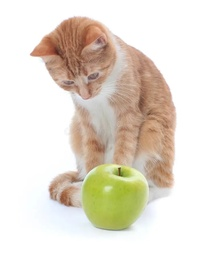
#> input picture Images/cat.jpg, 207 x 256 px, shrunk from 729 x 900 before the run, found by its file name
$ python test_match_sift.py
#> lines starting #> are read from the running program, lines starting #| are printed output that depends on the picture; after the words box and inside, x2 and y2 are one past the last pixel; in counts of white or black regions, pixels touching at a corner belong together
### SIFT.py
import cv2 as cv
import numpy as np
import math
from scipy import ndimage

class SIFT:
    def __init__(self, image):
        """Initialize SIFT detector with an input image"""
        self.original_image = image  # Store original color image
        self.image = cv.cvtColor(image, cv.COLOR_BGR2GRAY).astype(np.float32)  # Convert to grayscale and float32

    def generate_base_image(self, image, sigma=1.6, assum_blur=0.5):
        """Generate base image by upscaling and applying initial blur"""
        image = cv.resize(image, (0, 0), fx=2, fy=2)  # Double the image size
        # Calculate required sigma to achieve desired initial blur
        sigma_diff = max(math.sqrt((sigma**2) - 2*(assum_blur**2)), 0.01)
        return cv.GaussianBlur(image, (0, 0), sigmaX=sigma_diff, sigmaY=sigma_diff)

    def get_sigmas_per_octave(self, sigma, num_intervals):
        """Calculate sigma values for each image in an octave"""
        num_images_per_octave = num_intervals + 3  # Need 3 extra images for DoG
        k = 2 ** (1 / num_intervals)  # Scale factor between consecutive images
        sigmas = np.zeros(num_images_per_octave)
        sigmas[0] = sigma  # First image uses base sigma

        for i in range(1, num_images_per_octave):
            prev_sigma = sigma * (k ** (i - 1))  # Previous sigma value
            sigma_total = prev_sigma * k  # Desired total sigma
            # Calculate incremental sigma needed for this blur
            sigmas[i] = math.sqrt(sigma_total**2 - prev_sigma**2)

        return sigmas

    def generate_gaussian_images(self, base_image, num_octaves=4, num_intervals=3, sigma=1.6):
        """Generate Gaussian pyramid with multiple octaves"""
        sigmas = self.get_sigmas_per_octave(sigma, num_intervals)
        gaussian_images = []

        for _ in range(num_octaves):
            gaussian_images_per_octave = [base_image]  # Start with base image
            for sigma in sigmas[1:]:
                # Apply Gaussian blur with calculated sigma
                image = cv.GaussianBlur(base_image, (0, 0), sigmaX=sigma, sigmaY=sigma)
                gaussian_images_per_octave.append(image)

            gaussian_images.append(gaussian_images_per_octave)
            # Prepare base image for next octave by downsampling
            base_image = gaussian_images_per_octave[3]  # Use third image for next octave
            base_image = cv.resize(base_image, (base_image.shape[1] // 2, base_image.shape[0] // 2), interpolation=cv.INTER_NEAREST)

        return gaussian_images

    def generate_dog_images(self):
        """Generate Difference of Gaussian (DoG) pyramid"""
        base_image = self.generate_base_image(self.image)
        gaussian_pyramid = self.generate_gaussian_images(base_image)
        dog_pyramid = []

        for octave in gaussian_pyramid:
            dog_images = []
            for i in range(1, len(octave)):
                # Subtract consecutive Gaussian images to get DoG
                dog = cv.subtract(octave[i], octave[i - 1])
                dog_images.append(dog)
            dog_pyramid.append(dog_images)

        return dog_pyramid

    def find_scale_space_extrema(self, contrast_threshold=0.03):
        """Find keypoints by detecting extrema in scale space"""
        keypoints = []
        dog_pyramid = self.generate_dog_images()

        # Iterate through each octave and scale
        for octave_idx, octave in enumerate(dog_pyramid):
            for scale_idx in range(1, len(octave) - 1):
                prev_img = octave[scale_idx - 1]
                curr_img = octave[scale_idx]
                next_img = octave[scale_idx + 1]

                height, width = curr_img.shape

                # Check each pixel (except borders) for extrema
                for y in range(1, height - 1):
                    for x in range(1, width - 1):
                        value = curr_img[y, x]
                        if abs(value) < contrast_threshold:
                            continue  # Skip low-contrast points

                        # Get 3x3x3 neighborhood
                        patch_prev = prev_img[y - 1:y + 2, x - 1:x + 2]
                        patch_curr = curr_img[y - 1:y + 2, x - 1:x + 2]
                        patch_next = next_img[y - 1:y + 2, x - 1:x + 2]

                        cube = np.stack([patch_prev, patch_curr, patch_next]).flatten()
                        center_value = cube[13]  # Center of the 3x3x3 cube
                        neighbors = np.delete(cube, 13)  # All neighbors except center

                        # Check if center is extrema (max or min)
                        if center_value > np.max(neighbors) or center_value < np.min(neighbors):
                            refined = self.refine_keypoint(dog_pyramid, octave_idx, scale_idx, x, y)
                            if refined is None or refined[0] is None:
                                continue
                            refined_x, refined_y, refined_scale = refined
                            # Reject edge-like keypoints
                            if self.is_edge_like(curr_img, int(round(refined_x)), int(round(refined_y))):
                                continue
                            keypoints.append((octave_idx, refined_scale, refined_x, refined_y))
        return keypoints

    def refine_keypoint(self, dog_pyramid, octave, scale, x, y):
        """Refine keypoint location using Taylor expansion"""
        # Check boundary conditions
        if (x < 1 or x >= dog_pyramid[octave][scale].shape[1] - 1 or
            y < 1 or y >= dog_pyramid[octave][scale].shape[0] - 1 or
            scale <= 0 or scale >= len(dog_pyramid[octave]) - 1):
            return None, None, None

        prev_img = dog_pyramid[octave][scale - 1]
        curr_img = dog_pyramid[octave][scale]
        next_img = dog_pyramid[octave][scale + 1]

        # Calculate first derivatives (gradient)
        dx = (curr_img[y, x + 1] - curr_img[y, x - 1]) * 0.5
        dy = (curr_img[y + 1, x] - curr_img[y - 1, x]) * 0.5
        ds = (next_img[y, x] - prev_img[y, x]) * 0.5
        gradient = np.array([dx, dy, ds])

        # Calculate second derivatives (Hessian matrix)
        dxx = curr_img[y, x + 1] - 2 * curr_img[y, x] + curr_img[y, x - 1]
        dyy = curr_img[y + 1, x] - 2 * curr_img[y, x] + curr_img[y - 1, x]
        dss = next_img[y, x] - 2 * curr_img[y, x] + prev_img[y, x]

        dxy = ((curr_img[y + 1, x + 1] - curr_img[y + 1, x - 1]) -
               (curr_img[y - 1, x + 1] - curr_img[y - 1, x - 1])) * 0.25
        dxs = ((next_img[y, x + 1] - next_img[y, x - 1]) -
               (prev_img[y, x + 1] - prev_img[y, x - 1])) * 0.25
        dys = ((next_img[y + 1, x] - next_img[y - 1, x]) -
               (prev_img[y + 1, x] - prev_img[y - 1, x])) * 0.25

        hessian = np.array([
            [dxx, dxy, dxs],
            [dxy, dyy, dys],
            [dxs, dys, dss]
        ])

        try:
            # Solve for offset to refine position
            offset = -np.linalg.lstsq(hessian, gradient, rcond=None)[0]
            if np.any(np.abs(offset) > 1.5):
                return None, None, None  # Reject large offsets
        except np.linalg.LinAlgError:
            return None, None, None

        # Calculate contrast at refined position
        contrast = curr_img[y, x] + 0.5 * np.dot(gradient, offset)
        if abs(contrast) < 0.03:  # Reject low-contrast points
            return None, None, None

        # Calculate refined coordinates
        refined_x = x + offset[0]
        refined_y = y + offset[1]
        refined_scale = scale + offset[2]
        return refined_x, refined_y, refined_scale

    def is_edge_like(self, curr_img, x, y, edge_threshold=10):
        """Check if keypoint is on an edge using Hessian matrix"""
        if x < 1 or x >= curr_img.shape[1] - 1 or y < 1 or y >= curr_img.shape[0] - 1:
            return True  # Consider border pixels as edges

        # Calculate second derivatives
        dxx = curr_img[y, x + 1] - 2 * curr_img[y, x] + curr_img[y, x - 1]
        dyy = curr_img[y + 1, x] - 2 * curr_img[y, x] + curr_img[y - 1, x]
        dxy = ((curr_img[y + 1, x + 1] - curr_img[y + 1, x - 1]) -
               (curr_img[y - 1, x + 1] - curr_img[y - 1, x - 1])) * 0.25

        trace = dxx + dyy
        det = dxx * dyy - dxy ** 2
        if det <= 0:
            return True  # Curvature has different signs - edge

        # Check ratio of principal curvatures
        ratio = (trace ** 2) / det
        return ratio >= ((edge_threshold + 1) ** 2) / edge_threshold

    def assign_orientation(self, keypoints, radius=8, num_bins=36):
        """Assign orientation to each keypoint using gradient histogram"""
        image = self.image
        oriented_keypoints = []

        for octave_idx, scale, x, y in keypoints:
            x, y = int(x), int(y)
            # Skip keypoints too close to image border
            if y < radius or y >= image.shape[0] - radius or x < radius or x >= image.shape[1] - radius:
                continue

            # Get region around keypoint
            region = image[y - radius:y + radius + 1, x - radius:x + radius + 1]
            # Calculate gradients
            gx = ndimage.sobel(region, axis=1)  # Horizontal gradient
            gy = ndimage.sobel(region, axis=0)  # Vertical gradient
            magnitude = np.hypot(gx, gy)  # Gradient magnitude
            orientation = np.rad2deg(np.arctan2(gy, gx)) % 360  # Gradient direction (0-360)

            # Create orientation histogram
            hist, _ = np.histogram(orientation, bins=num_bins, range=(0, 360), weights=magnitude)
            dominant_orientation = np.argmax(hist) * (360 // num_bins)  # Find peak orientation
            oriented_keypoints.append((x, y, dominant_orientation))
        return oriented_keypoints

    def compute_descriptors(self, keypoints, window_size=16, num_subregions=4, num_bins=8):
        """Compute SIFT descriptors for each keypoint"""
        image = self.image
        descriptors = []

        for x, y, orientation in keypoints:
            x, y = int(x), int(y)
            half_size = window_size // 2
            # Skip keypoints too close to image border
            if y < half_size or y >= image.shape[0] - half_size or x < half_size or x >= image.shape[1] - half_size:
                continue

            # Get region around keypoint
            region = image[y - half_size:y + half_size, x - half_size:x + half_size]
            # Calculate gradients
            gx = ndimage.sobel(region, axis=1)
            gy = ndimage.sobel(region, axis=0)
            magnitude = np.hypot(gx, gy)
            # Adjust orientation relative to keypoint orientation
            angle = (np.rad2deg(np.arctan2(gy, gx)) - orientation) % 360

            step = window_size // num_subregions
            descriptor = []

            # Divide region into subregions
            for i in range(num_subregions):
                for j in range(num_subregions):
                    # Get gradient magnitudes and orientations for this subregion
                    sub_mag = magnitude[i * step:(i + 1) * step, j * step:(j + 1) * step]
                    sub_ang = angle[i * step:(i + 1) * step, j * step:(j + 1) * step]
                    # Create orientation histogram for subregion
                    hist, _ = np.histogram(sub_ang, bins=num_bins, range=(0, 360), weights=sub_mag)
                    descriptor.extend(hist)

            descriptor = np.array(descriptor)
            # Normalize descriptor
            descriptor /= np.linalg.norm(descriptor) + 1e-7  # Avoid division by zero
            # Clip large values to reduce illumination effects
            descriptor = np.clip(descriptor, 0, 0.2)
            # Renormalize
            descriptor /= np.linalg.norm(descriptor) + 1e-7
            descriptors.append(descriptor)

        return descriptors

### test_match_sift.py
import cv2
import numpy as np
import matplotlib.pyplot as plt
from SIFT import SIFT


def draw_matches(img1, kp1, img2, kp2, matches, max_matches=50):
    h1, w1 = img1.shape[:2]
    h2, w2 = img2.shape[:2]
    matched_image = np.zeros((max(h1, h2), w1 + w2, 3), dtype=np.uint8)
    matched_image[:h1, :w1] = img1 if img1.ndim == 3 else cv2.cvtColor(img1, cv2.COLOR_GRAY2BGR)
    matched_image[:h2, w1:] = img2 if img2.ndim == 3 else cv2.cvtColor(img2, cv2.COLOR_GRAY2BGR)

    for i, (idx1, idx2) in enumerate(matches[:max_matches]):
        x1, y1, _ = kp1[idx1]
        x2, y2, _ = kp2[idx2]

        pt1 = (int(x1), int(y1))
        pt2 = (int(x2) + w1, int(y2))
        color = tuple(np.random.randint(0, 255, 3).tolist())
        cv2.line(matched_image, pt1, pt2, color, 1)
        cv2.circle(matched_image, pt1, 3, color, -1)
        cv2.circle(matched_image, pt2, 3, color, -1)

    plt.figure(figsize=(14, 7))
    plt.imshow(cv2.cvtColor(matched_image, cv2.COLOR_BGR2RGB))  # ✅ Fix color

    plt.title('SIFT Keypoint Matches')
    plt.axis('off')
    plt.show()


def get_good_matches(descriptors1, descriptors2, ratio_thresh=0.5):
    descriptors2 = np.array(descriptors2)
    good_matches = []
    for i, d1 in enumerate(descriptors1):
        distances = np.sum((descriptors2 - d1) ** 2, axis=1)
        nearest = np.argsort(distances)
        if distances[nearest[0]] < ratio_thresh * distances[nearest[1]]:
            good_matches.append((i, nearest[0]))
    return good_matches


if __name__ == "__main__":

    image1_path = r"C:\Users\joody\Third Year\Equipments\Feature-Descriptors-and-Matching\Images\cat.jpg"
    image2_path = r"C:\Users\joody\Third Year\Equipments\Feature-Descriptors-and-Matching\Images\cat_part.jpg"

    image1 = cv2.imread(image1_path)
#> image1 is the input picture: shape (256, 207, 3); mean B, G, R 207.6, 220, 228.5
    image2 = cv2.imread(image2_path)
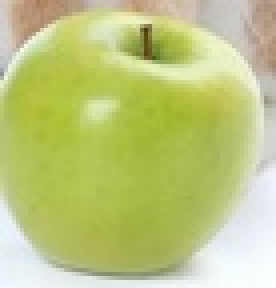
#> input picture Images/cat_part.jpg, 69 x 72 px, shrunk from 243 x 253 before the run, found by its file name (shown 4 times larger)
#> image2 is the input picture: shape (72, 69, 3); mean B, G, R 128.1, 199.4, 190.9

    sift1 = SIFT(image1)
    raw_kp1 = sift1.find_scale_space_extrema()
#> after the loop in generate_gaussian_images, `for _ in range(num_octaves):`:
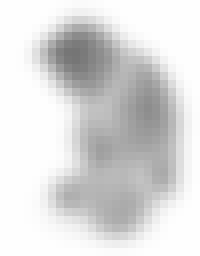
#> base_image: shape (32, 25) float32 (shown 8 times larger); min 117.9, max 255, mean 220
#> after the loop in generate_gaussian_images, `for _ in range(num_octaves):`: gaussian_images = 4 items
#> the loop in generate_dog_images, `for octave in gaussian_pyramid:` made 4 passes
#> the loop in find_scale_space_extrema, `for octave_idx, octave in enumerate(dog_pyramid):` made 4 passes
#> pass 1, in refine_keypoint, `prev_img = dog_pyramid[octave][scale - 1]`:
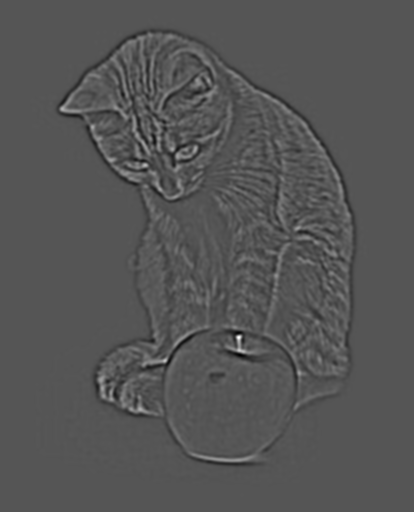
#> prev_img: shape (512, 414) float32; min -7.11, max 14.07, mean 5.05e-06; drawn with min black and max white
    oriented_kp1 = sift1.assign_orientation(raw_kp1)
#> the loop in assign_orientation, `for octave_idx, scale, x, y in keypoints:` made 545 passes
#> (scale, x, y) on passes 1 to 3: (0.782, 98.26, 117.2), (0.673, 169.9, 144.2), (0.604, 225.3, 236.4)
    desc1 = sift1.compute_descriptors(oriented_kp1)
#> the loop in compute_descriptors, `for x, y, orientation in keypoints:` made 244 passes
#> (x, y, orientation) on passes 1 to 3: (98, 117, 170), (169, 144, 350), (155, 16, 0)

    sift2 = SIFT(image2)
    raw_kp2 = sift2.find_scale_space_extrema()
#> the loop in generate_gaussian_images (call 2), `for _ in range(num_octaves):` made 4 passes
#> pass 1, in generate_gaussian_images (call 2), `base_image = gaussian_images_per_octave[3]`:
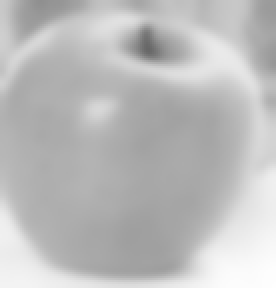
#> base_image: shape (144, 138) float32 (shown 2 times larger); min 103.8, max 254.1, mean 188.7
#> the loop in generate_dog_images (call 2), `for octave in gaussian_pyramid:` made 4 passes
#> the loop in find_scale_space_extrema (call 2), `for octave_idx, octave in enumerate(dog_pyramid):` made 4 passes
#> pass 1, in refine_keypoint (call 588), `next_img = dog_pyramid[octave][scale + 1]`:
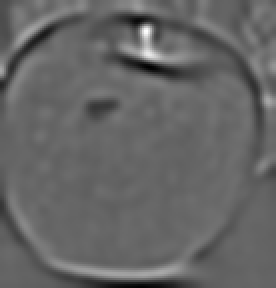
#> next_img: shape (144, 138) float32 (shown 2 times larger); min -5.49, max 8.26, mean -0.00703; drawn with min black and max white
    oriented_kp2 = sift2.assign_orientation(raw_kp2)
#> the loop in assign_orientation (call 2), `for octave_idx, scale, x, y in keypoints:` made 72 passes
#> (scale, x, y) on passes 1 to 12: (0.821, 49.89, 15.14), (0.714, 87.95, 44.55), (0.716, 107.2, 109), (2.31, 132.9, 12.69), (1.68, 127.8, 14.24), (2.28, 77.78, 17.39), (2.22, 131.7, 19.59), (1.72, 33.84, 37.25), (2.41, 26.54, 42.26), (1.65, 112.8, 52.58), (1.84, 68.4, 55.73), (1.65, 134, 57.7)
    desc2 = sift2.compute_descriptors(oriented_kp2)
#> the loop in compute_descriptors (call 2), `for x, y, orientation in keypoints:` made 14 passes
#> (x, y, orientation) on passes 1 to 12: (49, 15, 280), (33, 37, 190), (26, 42, 180), (49, 22, 280), (42, 28, 280), (22, 38, 180), (15, 62, 100), (25, 62, 90), (9, 24, 200), (10, 41, 160), (10, 9, 50), (27, 52, 210)

    matches = get_good_matches(desc1, desc2)
    print(f"Found {len(matches)} good matches")
#| Found 4 good matches

    draw_matches(image1, oriented_kp1, image2, oriented_kp2, matches)
#> in draw_matches, `matched_image[:h2, w1:] = img2 if img2.ndim == 3 else cv2.cvtColor(img..`:
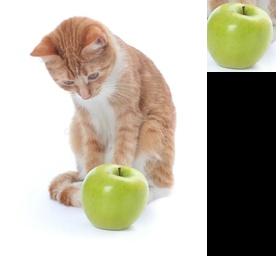
#> matched_image: shape (256, 276, 3); mean B, G, R 164.7, 179, 184.8
#> the loop in draw_matches, `for i, (idx1, idx2) in enumerate(matches[:max_matches]):` made 4 passes
#> idx1 on passes 1 to 4: 143, 146, 187, 196
#> after the loop in draw_matches, `for i, (idx1, idx2) in enumerate(matches[:max_matches]):`:
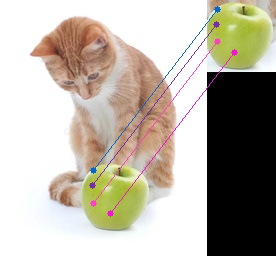
#> matched_image: shape (256, 276, 3); 1.21% of pixels changed, all inside (x1, y1, x2, y2) = (89, 6, 238, 217)
